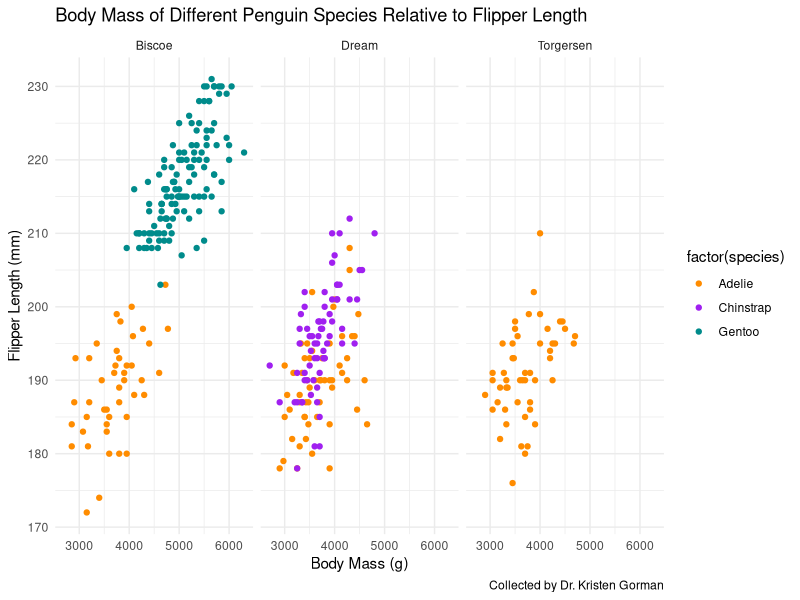

Source code (R):
####################
##~~~~~~~~~~~~~~~~~~~~~~~~~~~~~~~~~~~~~~~~~~~~~~~~~~~~~~~~~~~~~~~~~~~~~~~~~~~~~~
##                            Derivative practice                           ----
##~~~~~~~~~~~~~~~~~~~~~~~~~~~~~~~~~~~~~~~~~~~~~~~~~~~~~~~~~~~~~~~~~~~~~~~~~~~~~~

# create an expression 
my_expression <- expression(5*x^2)
my_dev <- D(exp= my_expression, name = "x")

# evaluate derivative at x = 2.8
x = 2.8
eval(my_dev)


my_derivative <- D(exp = expression(2*z^3 - 10.5*z^2 + 4.1), name = "z")
my_derivative

my_derivative_2<- D(exp = expression((2*y^3 + 1)^4 - 8*y^3), name = "y")
my_derivative_2

#one small change


## plotting example, but first install and call the needed packages
library(ggplot2)
library(palmerpenguins)
library(tidyverse)
str(penguins)

penguins %>% ggplot(aes(x = body_mass_g, y = flipper_length_mm, col = factor(species))) + geom_point() +  
                      scale_color_manual(values = c("darkorange", "purple", "cyan4")) + 
      facet_wrap(~island) +
                       theme_minimal() + labs(title = "Body Mass of Different Penguin Species Relative to Flipper Length",   x = "Body Mass (g)", y = "Flipper Length (mm)", caption = "Collected by Dr. Kristen Gorman")


